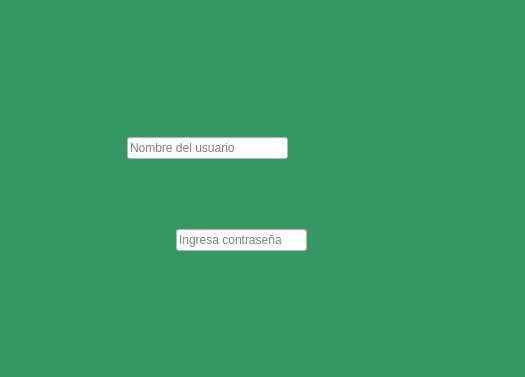
<?xml version="1.0" encoding="UTF-8"?>
<ui version="4.0">
 <class>Login</class>
 <widget class="QWidget" name="Login">
  <property name="windowModality">
   <enum>Qt::WindowModal</enum>
  </property>
  <property name="geometry">
   <rect>
    <x>0</x>
    <y>0</y>
    <width>525</width>
    <height>377</height>
   </rect>
  </property>
  <property name="windowTitle">
   <string>Form</string>
  </property>
  <property name="styleSheet">
   <string notr="true">background-color: rgb(53, 151, 97);</string>
  </property>
  <widget class="QPushButton" name="ant">
   <property name="geometry">
    <rect>
     <x>10</x>
     <y>300</y>
     <width>51</width>
     <height>71</height>
    </rect>
   </property>
   <property name="autoFillBackground">
    <bool>false</bool>
   </property>
   <property name="text">
    <string/>
   </property>
   <property name="icon">
    <iconset>
     <normaloff>../imagen/regreso.png</normaloff>../imagen/regreso.png</iconset>
   </property>
   <property name="iconSize">
    <size>
     <width>250</width>
     <height>100</height>
    </size>
   </property>
   <property name="default">
    <bool>false</bool>
   </property>
   <property name="flat">
    <bool>true</bool>
   </property>
  </widget>
  <widget class="QPushButton" name="sig">
   <property name="geometry">
    <rect>
     <x>460</x>
     <y>290</y>
     <width>61</width>
     <height>81</height>
    </rect>
   </property>
   <property name="layoutDirection">
    <enum>Qt::RightToLeft</enum>
   </property>
   <property name="autoFillBackground">
    <bool>false</bool>
   </property>
   <property name="text">
    <string/>
   </property>
   <property name="icon">
    <iconset>
     <normaloff>../imagen/siguiente.png</normaloff>../imagen/siguiente.png</iconset>
   </property>
   <property name="iconSize">
    <size>
     <width>250</width>
     <height>120</height>
    </size>
   </property>
   <property name="checkable">
    <bool>true</bool>
   </property>
   <property name="flat">
    <bool>true</bool>
   </property>
  </widget>
  <widget class="QLineEdit" name="ingresar_user">
   <property name="geometry">
    <rect>
     <x>127</x>
     <y>137</y>
     <width>161</width>
     <height>22</height>
    </rect>
   </property>
   <property name="styleSheet">
    <string notr="true">background-color: rgb(255, 255, 255);</string>
   </property>
   <property name="placeholderText">
    <string>Nombre del usuario</string>
   </property>
  </widget>
  <widget class="QLineEdit" name="ingresar_passw">
   <property name="geometry">
    <rect>
     <x>176</x>
     <y>229</y>
     <width>131</width>
     <height>22</height>
    </rect>
   </property>
   <property name="styleSheet">
    <string notr="true">background-color: rgb(255, 255, 255);</string>
   </property>
   <property name="text">
    <string/>
   </property>
   <property name="dragEnabled">
    <bool>false</bool>
   </property>
   <property name="readOnly">
    <bool>false</bool>
   </property>
   <property name="placeholderText">
    <string>Ingresa contraseña</string>
   </property>
   <property name="clearButtonEnabled">
    <bool>false</bool>
   </property>
  </widget>
  <widget class="QLabel" name="label">
   <property name="geometry">
    <rect>
     <x>0</x>
     <y>0</y>
     <width>531</width>
     <height>381</height>
    </rect>
   </property>
   <property name="styleSheet">
    <string notr="true">border-radius: 18px;</string>
   </property>
   <property name="text">
    <string/>
   </property>
   <property name="pixmap">
    <pixmap>../imagen/login.png</pixmap>
   </property>
   <property name="scaledContents">
    <bool>true</bool>
   </property>
  </widget>
  <zorder>label</zorder>
  <zorder>ant</zorder>
  <zorder>sig</zorder>
  <zorder>ingresar_user</zorder>
  <zorder>ingresar_passw</zorder>
 </widget>
 <resources/>
 <connections/>
</ui>
